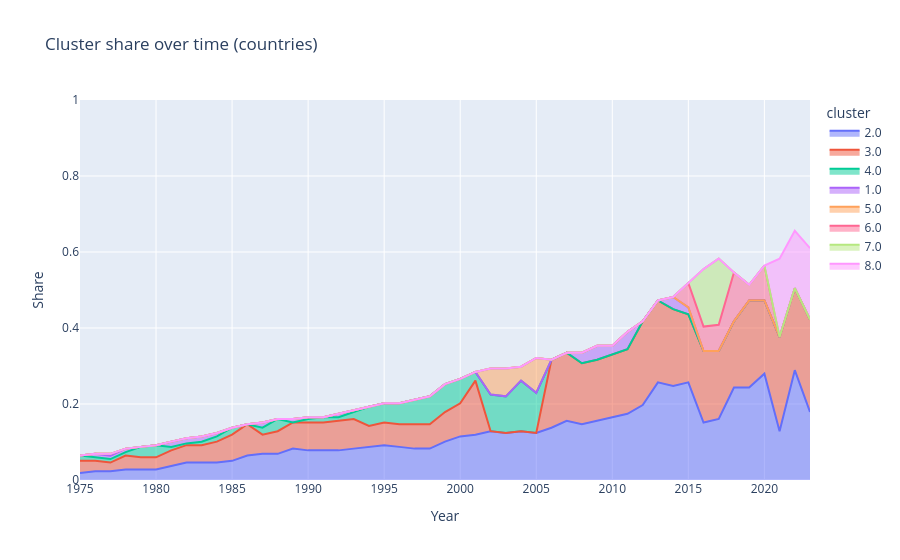

Notebook source saved alongside this figure:
### Code cell
import plotly.express as px

fig = px.area(
    df_stats_cluster.replace({0: np.nan}),
    x="year",
    y="countries_share",
    color="cluster",
    title="Cluster share over time (countries)"
)

fig.update_layout(
    yaxis_range=[0, 1],
    xaxis_title="Year",
    yaxis_title="Share"
)

fig.show()

### Figure 1 — Plotly figure (JSON) as saved in the notebook; plotly's stock layout.template omitted (floating-point values rounded to 4 significant figures)
{"data": [{"fillpattern": {"shape": ""}, "hovertemplate": "cluster=2.0<br>year=%{x}<br>countries_share=%{y}<extra></extra>", "legendgroup": "2.0", "line": {"color": "#636efa"}, "marker": {"symbol": "circle"}, "mode": "lines", "name": "2.0", "orientation": "v", "showlegend": true, "stackgroup": "1", "type": "scatter", "x": [1975, 1976, 1977, 1978, 1979, 1980, 1981, 1982, 1983, 1984, 1985, 1986, 1987, 1988, 1989, 1990, 1991, 1992, 1993, 1994, 1995, 1996, 1997, 1998, 1999, 2000, 2001, 2002, 2003, 2004, 2005, 2006, 2007, 2008, 2009, 2010, 2011, 2012, 2013, 2014, 2015, 2016, 2017, 2018, 2019, 2020, 2021, 2022, 2023], "xaxis": "x", "y": [0.01835, 0.02294, 0.02294, 0.02752, 0.02752, 0.02752, 0.0367, 0.04587, 0.04587, 0.04587, 0.05046, 0.06422, 0.06881, 0.06881, 0.08257, 0.07798, 0.07798, 0.07798, 0.08257, 0.08716, 0.09174, 0.08716, 0.08257, 0.08257, 0.1009, 0.1147, 0.1193, 0.1284, 0.1239, 0.1284, 0.1239, 0.1376, 0.156, 0.1468, 0.156, 0.1651, 0.1743, 0.1972, 0.2569, 0.2477, 0.2569, 0.1514, 0.1606, 0.2431, 0.2431, 0.2798, 0.1284, 0.289, 0.1789], "yaxis": "y"}, {"fillpattern": {"shape": ""}, "hovertemplate": "cluster=3.0<br>year=%{x}<br>countries_share=%{y}<extra></extra>", "legendgroup": "3.0", "line": {"color": "#EF553B"}, "marker": {"symbol": "circle"}, "mode": "lines", "name": "3.0", "orientation": "v", "showlegend": true, "stackgroup": "1", "type": "scatter", "x": [1975, 1976, 1977, 1978, 1979, 1980, 1981, 1982, 1983, 1984, 1985, 1986, 1987, 1988, 1989, 1990, 1991, 1992, 1993, 1994, 1995, 1996, 1997, 1998, 1999, 2000, 2001, 2006, 2007, 2008, 2009, 2010, 2011, 2012, 2013, 2014, 2015, 2016, 2017, 2018, 2019, 2020, 2021, 2022, 2023], "xaxis": "x", "y": [0.03211, 0.02752, 0.02294, 0.0367, 0.03211, 0.03211, 0.04128, 0.04587, 0.04587, 0.05505, 0.06881, 0.08257, 0.05046, 0.05963, 0.06881, 0.07339, 0.07339, 0.07798, 0.07798, 0.05505, 0.05963, 0.05963, 0.06422, 0.06422, 0.07798, 0.08716, 0.1422, 0.1789, 0.1789, 0.1606, 0.1606, 0.1651, 0.1697, 0.2202, 0.2156, 0.2018, 0.1789, 0.1881, 0.1789, 0.1743, 0.2294, 0.1927, 0.2477, 0.2156, 0.2431], "yaxis": "y"}, {"fillpattern": {"shape": ""}, "hovertemplate": "cluster=4.0<br>year=%{x}<br>countries_share=%{y}<extra></extra>", "legendgroup": "4.0", "line": {"color": "#00cc96"}, "marker": {"symbol": "circle"}, "mode": "lines", "name": "4.0", "orientation": "v", "showlegend": true, "stackgroup": "1", "type": "scatter", "x": [1975, 1976, 1977, 1978, 1979, 1980, 1981, 1982, 1983, 1984, 1985, 1987, 1988, 1990, 1991, 1992, 1993, 1994, 1995, 1996, 1997, 1998, 1999, 2000, 2001, 2002, 2003, 2004, 2005], "xaxis": "x", "y": [0.01376, 0.009174, 0.009174, 0.009174, 0.02752, 0.03211, 0.009174, 0.004587, 0.009174, 0.01376, 0.01835, 0.01835, 0.03211, 0.009174, 0.01376, 0.009174, 0.01835, 0.05046, 0.05046, 0.05505, 0.06422, 0.07339, 0.07339, 0.06422, 0.02294, 0.09633, 0.09633, 0.133, 0.1055], "yaxis": "y"}, {"fillpattern": {"shape": ""}, "hovertemplate": "cluster=1.0<br>year=%{x}<br>countries_share=%{y}<extra></extra>", "legendgroup": "1.0", "line": {"color": "#ab63fa"}, "marker": {"symbol": "circle"}, "mode": "lines", "name": "1.0", "orientation": "v", "showlegend": true, "stackgroup": "1", "type": "scatter", "x": [1976, 1977, 1978, 1981, 1982, 1983, 1984, 1987, 1989, 1990, 1992, 1993, 2008, 2009, 2010, 2011, 2014, 2015], "xaxis": "x", "y": [0.009174, 0.009174, 0.009174, 0.01376, 0.01376, 0.01376, 0.009174, 0.01376, 0.009174, 0.004587, 0.009174, 0.004587, 0.02752, 0.0367, 0.02294, 0.04587, 0.03211, 0.01835], "yaxis": "y"}, {"fillpattern": {"shape": ""}, "hovertemplate": "cluster=5.0<br>year=%{x}<br>countries_share=%{y}<extra></extra>", "legendgroup": "5.0", "line": {"color": "#FFA15A"}, "marker": {"symbol": "circle"}, "mode": "lines", "name": "5.0", "orientation": "v", "showlegend": true, "stackgroup": "1", "type": "scatter", "x": [1977, 2002, 2003, 2004, 2005], "xaxis": "x", "y": [0.004587, 0.06881, 0.07339, 0.0367, 0.09174], "yaxis": "y"}, {"fillpattern": {"shape": ""}, "hovertemplate": "cluster=6.0<br>year=%{x}<br>countries_share=%{y}<extra></extra>", "legendgroup": "6.0", "line": {"color": "#FF6692"}, "marker": {"symbol": "circle"}, "mode": "lines", "name": "6.0", "orientation": "v", "showlegend": true, "stackgroup": "1", "type": "scatter", "x": [2015, 2016, 2017, 2018, 2019, 2020], "xaxis": "x", "y": [0.06422, 0.06422, 0.06881, 0.1284, 0.04128, 0.09174], "yaxis": "y"}, {"fillpattern": {"shape": ""}, "hovertemplate": "cluster=7.0<br>year=%{x}<br>countries_share=%{y}<extra></extra>", "legendgroup": "7.0", "line": {"color": "#B6E880"}, "marker": {"symbol": "circle"}, "mode": "lines", "name": "7.0", "orientation": "v", "showlegend": true, "stackgroup": "1", "type": "scatter", "x": [2016, 2017], "xaxis": "x", "y": [0.1514, 0.1743], "yaxis": "y"}, {"fillpattern": {"shape": ""}, "hovertemplate": "cluster=8.0<br>year=%{x}<br>countries_share=%{y}<extra></extra>", "legendgroup": "8.0", "line": {"color": "#FF97FF"}, "marker": {"symbol": "circle"}, "mode": "lines", "name": "8.0", "orientation": "v", "showlegend": true, "stackgroup": "1", "type": "scatter", "x": [2021, 2022, 2023], "xaxis": "x", "y": [0.2064, 0.1514, 0.1881], "yaxis": "y"}], "layout": {"legend": {"title": {"text": "cluster"}, "tracegroupgap": 0}, "title": {"text": "Cluster share over time (countries)"}, "xaxis": {"anchor": "y", "domain": [0, 1], "title": {"text": "Year"}}, "yaxis": {"anchor": "x", "domain": [0, 1], "range": [0, 1], "title": {"text": "Share"}}}}
